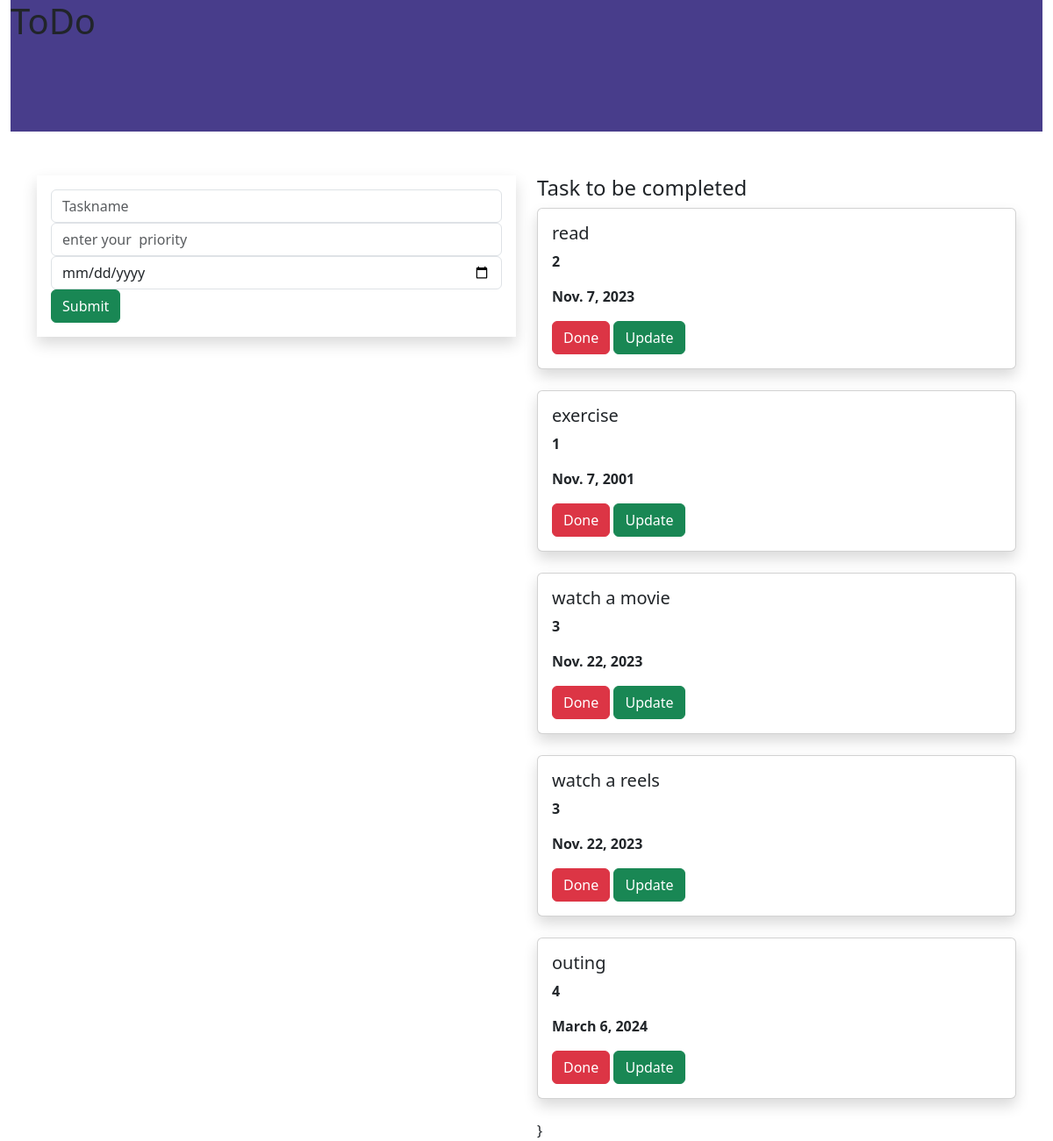
The page / on the database its author committed.
### todoapp/models.py (models this page shows, shortened)
class Task(models.Model):
    name=models.CharField(max_length=250)
    priority=models.IntegerField()
    date=models.DateField()

### todoapp/views.py (the view)
# urls.py: path('', views.add,name='add'),
def add(request):
    task1 = Task.objects.all()
    if request.method=='POST':
        name=request.POST.get('task','')
        priority = request.POST.get('priority', '')
        date=request.POST.get('date','')
        task=Task(name=name,priority=priority,date=date)
        task.save()
    return render(request,"home.html",{'task1':task1})

### templates/home.html (shortened to what this page needs)
{% extends 'base.html'%}
{% block content %}
<div class="container-fluid">
    <div class="row">
        <div class="col-md-12">
            <div class="banner">
                 <h1>ToDo</h1>
            </div>
        </div>
    </div>
</div>
<div class="container">
    <div class="row">
        <div class="col-md-6">
        <form method="POST" class="p-3 shadow">
            <div class="form-group">
      <input type="text" class="form-control" name="task" placeholder="Taskname">
</div>
<div class="form-group">
      <input type="text" class="form-control" name="priority" placeholder="enter your  priority">
</div>
            <div class="form-group">
      <input type="date" class="form-control" name="date" placeholder="enter your  date">
            </div>
      <input type="submit" class="btn btn-success">
        </form>
        </div>
        <div class="col-md-6">
            <h4>Task to be completed</h4>
            {% for i in task1 %}
            <div class="shadow card">
                <div class="card-body">
                    <h5 class="card-title">{{i.name}} </h5>
                    <p><b>{{i.priority}}</b></p>
                    <p><b>{{i.date }}</b></p>
                    <a class="btn btn-danger" href="{% url 'delete' i.id %}">Done</a>
                    <a class="btn btn-success" href="{% url 'update' i.id %}">Update</a>
                </div>
            </div>
            <br>
            {% endfor %}}
        </div>
</div>
</div>
{% endblock %}

### templates/base.html (shortened to what this page needs)
{% load static %}
<!DOCTYPE html>
<html lang="en">
<head>
    <link href="https://cdn.jsdelivr.net/npm/bootstrap@5.3.2/dist/css/bootstrap.min.css" rel="stylesheet">
<link rel="stylesheet" href="{% static 'style.css' %}">
</head>
<body>
{% block content %}
{% endblock %}
</body>
</html>

### static/style.css (style rules this page uses)
.banner { background-color:darkslateblue; width:100%; height:150px; margin-bottom:50px; }

### rows shown on the page
Task: name "read", priority "2", date "Nov. 7, 2023"
Task: name "exercise", priority "1", date "Nov. 7, 2001"
Task: name "watch a movie", priority "3", date "Nov. 22, 2023"
Task: name "watch a reels", priority "3", date "Nov. 22, 2023"
Task: name "outing", priority "4", date "March 6, 2024"
